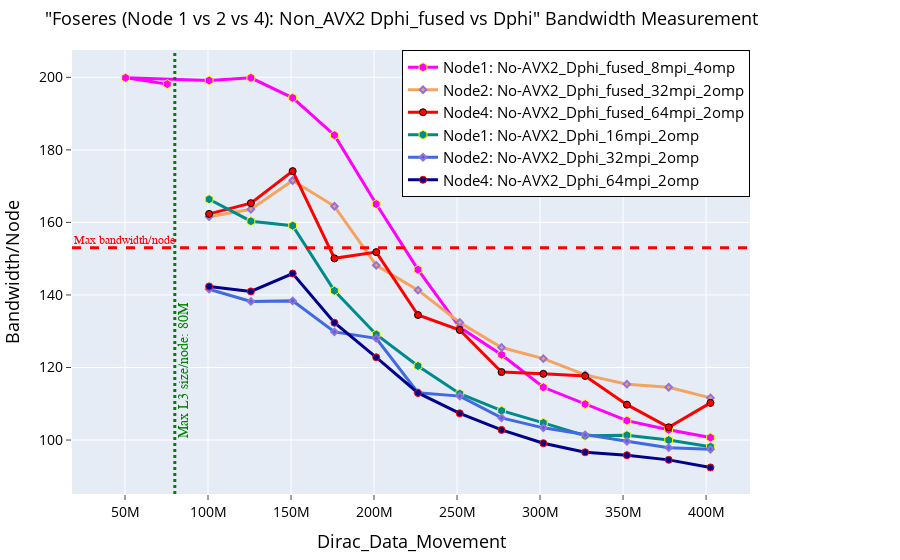

The notebook cell saved with this chart:
### Code cell
fig = go.Figure() 

# MACRO Fused Case
fig.add_trace(go.Scatter(x=(dfn1MacFusNonProb_8mpi_4omp.Dirc_Data_Mov*(dfn1MacFusNonProb_8mpi_4omp.MPI_size)), 
                         y=(dfn1MacFusNonProb_8mpi_4omp.BAND*(dfn1MacFusNonProb_8mpi_4omp.MPI_size)), 
                         mode='lines+markers', 
                         name='Node1: No-AVX2_Dphi_fused_8mpi_4omp',
                         line=dict(color='magenta',width=3),
                         marker=dict(symbol='hexagon',size=9, line=dict(color='yellow',width=1))))

fig.add_trace(go.Scatter(x=(dfn2MacFusNonProb_32mpi_2omp.Dirc_Data_Mov*(dfn2MacFusNonProb_32mpi_2omp.MPI_size/2)), 
                         y=(dfn2MacFusNonProb_32mpi_2omp.BAND*(dfn2MacFusNonProb_32mpi_2omp.MPI_size/2)), 
                         mode='lines+markers', 
                         name='Node2: No-AVX2_Dphi_fused_32mpi_2omp',
                         line=dict(color='sandybrown',width=3),
                         marker=dict(symbol='diamond',size=5,line=dict(color='MediumPurple',width=2))))

fig.add_trace(go.Scatter(x=(dfn4MacFusnonProb_64mpi_2omp.Dirc_Data_Mov*(dfn4MacFusnonProb_64mpi_2omp.MPI_size/4)), 
                         y=(dfn4MacFusnonProb_64mpi_2omp.BAND*(dfn4MacFusnonProb_64mpi_2omp.MPI_size/4)), 
                         mode='lines+markers', 
                         name='Node4: No-AVX2_Dphi_fused_64mpi_2omp',
                         line=dict(color='red',width=3),
                         marker=dict(symbol='circle',size=7, line=dict(color='black',width=1))))


# MACRO Non_fused Case
fig.add_trace(go.Scatter(x=(dfn1MacNonFusNonProb_16mpi_2omp.Dirc_Data_Mov*(dfn1MacNonFusNonProb_16mpi_2omp.MPI_size)), 
                         y=(dfn1MacNonFusNonProb_16mpi_2omp.BAND*(dfn1MacNonFusNonProb_16mpi_2omp.MPI_size)), 
                         mode='lines+markers', 
                         name='Node1: No-AVX2_Dphi_16mpi_2omp',
                         line=dict(color='darkcyan',width=3),
                         marker=dict(symbol='hexagon',size=9, line=dict(color='yellow',width=1))))

fig.add_trace(go.Scatter(x=(dfn2MacNonFusNonProb_32mpi_2omp.Dirc_Data_Mov*(dfn2MacNonFusNonProb_32mpi_2omp.MPI_size/2)), 
                         y=(dfn2MacNonFusNonProb_32mpi_2omp.BAND*(dfn2MacNonFusNonProb_32mpi_2omp.MPI_size/2)), 
                         mode='lines+markers', 
                         name='Node2: No-AVX2_Dphi_32mpi_2omp',
                         line=dict(color='royalblue',width=3),
                         marker=dict(symbol='diamond',size=5,line=dict(color='MediumPurple',width=2))))

fig.add_trace(go.Scatter(x=(dfn4MacNonFusNonProb_64mpi_2omp.Dirc_Data_Mov*(dfn4MacNonFusNonProb_64mpi_2omp.MPI_size/4)), 
                         y=(dfn4MacNonFusNonProb_64mpi_2omp.BAND*(dfn4MacNonFusNonProb_64mpi_2omp.MPI_size/4)), 
                         mode='lines+markers', 
                         name='Node4: No-AVX2_Dphi_64mpi_2omp',
                         line=dict(color='darkblue',width=3),
                         marker=dict(symbol='circle',size=7, line=dict(color='red',width=1))))


# Adding vertical and horizontal lines 
fig.add_vline(x=80e6, line_width=3, line_dash="dot", line_color="green")
fig.add_hline(y=153, line_width=3, line_dash="dash", line_color="red")

# Add annotation with arrow
# fig.add_annotation(
#     x='80e6'
#     , y=280
#     , text=f'LLC Size Per Node: 80M'
#     , yanchor='bottom'
#     , showarrow=False
#     , arrowhead=1
#     , arrowsize=1
#     , arrowwidth=2
#     , arrowcolor="#636363"
#     , ax=-20
#     , ay=-30
#     , font=dict(size=12, color="purple", family="Sans Serif")
#     , align="left"
#     ,)

fig.add_annotation(
    x=80e6,
    y=100,
    text='Max L3 size/node: 80M',
    xanchor='left',  # Anchor the text to the left side of the annotation point
    yanchor='bottom',
    showarrow=False,
    arrowhead=1,
    arrowsize=1,
    arrowwidth=2,
    arrowcolor="#636363",
    ax=-60,  # Move the text 60 units to the left
    ay=-30,
    font=dict(size=14, color="green", family="Sans Serif"),
    align="left",
    textangle=-90,  # Rotate the text 90 degrees counter-clockwise
)


fig.add_annotation(
    x='50e6'
    , y=153
    , text=f'Max bandwidth/node'
    , yanchor='bottom'
    , showarrow=False
    , arrowhead=1
    , arrowsize=1
    , arrowwidth=2
    , arrowcolor="#636363"
    , ax=-20
    , ay=-30
    , font=dict(size=12, color="red", family="Sans Serif")
    , align="left"
    ,)


# fig.update_layout(title='"Foseres (Node 1 vs 2 vs 4): Non_AVX2 Dphi_fused vs Dphi" Bandwidth Measurement',
#                   xaxis_title='Dirac_Data_Movement', yaxis_title='Bandwidth/Node', 
#                   xaxis=dict(ticks="outside"),  
#                   yaxis=dict(ticks="outside"),
#                   legend=go.layout.Legend(bordercolor="black",borderwidth=1, x=1, xanchor="right", y=1, yanchor="top"),
#                   margin=dict(l=50, r=150, t=50, b=50)
#                  ) 



fig.update_layout(
    title=dict(text='"Foseres (Node 1 vs 2 vs 4): Non_AVX2 Dphi_fused vs Dphi" Bandwidth Measurement',
               font=dict(color="black", size=18)),  # Set title text color to black
    xaxis_title=dict(text='Dirac_Data_Movement', font=dict(color="black", size=18)), 
    yaxis_title=dict(text='Bandwidth/Node', font=dict(color="black", size=18)), 
    xaxis=dict(ticks="outside", tickfont=dict(color="black", size=14)),  # Set font color for x-axis ticks
    yaxis=dict(ticks="outside", tickfont=dict(color="black", size=14)),  # Set font color for y-axis ticks
    legend=go.layout.Legend(bordercolor="black", borderwidth=1, x=1, xanchor="right", y=1, yanchor="top",
                            font=dict(color="black", size=15)),  # Set legend text color to black
    margin=dict(l=50, r=150, t=50, b=50)  # Adjust the left and right margins
)

### Figure 1 — Plotly figure (JSON) as saved in the notebook; plotly's stock layout.template omitted (floating-point values rounded to 4 significant figures)
{"data": [{"line": {"color": "magenta", "width": 3}, "marker": {"line": {"color": "yellow", "width": 1}, "size": 9, "symbol": "hexagon"}, "mode": "lines+markers", "name": "Node1: No-AVX2_Dphi_fused_8mpi_4omp", "type": "scatter", "x": [75497472, 50331648, 100663296, 125829120, 150994944, 176160768, 201326592, 226492416, 251658240, 276824064, 301989888, 327155712, 352321536, 377487360, 402653184], "y": [198.1, 199.9, 199.1, 199.9, 194.3, 184.1, 165.1, 147.0, 131.1, 123.5, 114.5, 109.9, 105.4, 102.9, 100.7]}, {"line": {"color": "sandybrown", "width": 3}, "marker": {"line": {"color": "MediumPurple", "width": 2}, "size": 5, "symbol": "diamond"}, "mode": "lines+markers", "name": "Node2: No-AVX2_Dphi_fused_32mpi_2omp", "type": "scatter", "x": [100663296, 125829120, 150994944, 176160768, 201326592, 226492416, 251658240, 276824064, 301989888, 327155712, 352321536, 377487360, 402653184], "y": [161.6, 163.6, 171.6, 164.5, 148.2, 141.3, 132.4, 125.5, 122.4, 118.0, 115.4, 114.6, 111.6]}, {"line": {"color": "red", "width": 3}, "marker": {"line": {"color": "black", "width": 1}, "size": 7, "symbol": "circle"}, "mode": "lines+markers", "name": "Node4: No-AVX2_Dphi_fused_64mpi_2omp", "type": "scatter", "x": [100663296, 125829120, 150994944, 176160768, 201326592, 226492416, 251658240, 276824064, 301989888, 327155712, 352321536, 377487360, 402653184], "y": [162.4, 165.3, 174.1, 150.1, 151.8, 134.5, 130.3, 118.7, 118.2, 117.7, 109.7, 103.5, 110.2]}, {"line": {"color": "darkcyan", "width": 3}, "marker": {"line": {"color": "yellow", "width": 1}, "size": 9, "symbol": "hexagon"}, "mode": "lines+markers", "name": "Node1: No-AVX2_Dphi_16mpi_2omp", "type": "scatter", "x": [100663296, 125829120, 150994944, 176160768, 201326592, 226492416, 251658240, 276824064, 301989888, 327155712, 352321536, 377487360, 402653184], "y": [166.4, 160.3, 159.1, 141.2, 129.1, 120.4, 112.8, 108.1, 104.7, 101.2, 101.3, 99.98, 98.16]}, {"line": {"color": "royalblue", "width": 3}, "marker": {"line": {"color": "MediumPurple", "width": 2}, "size": 5, "symbol": "diamond"}, "mode": "lines+markers", "name": "Node2: No-AVX2_Dphi_32mpi_2omp", "type": "scatter", "x": [100663296, 125829120, 150994944, 176160768, 201326592, 226492416, 251658240, 276824064, 301989888, 327155712, 352321536, 377487360, 402653184], "y": [141.6, 138.2, 138.4, 129.8, 128.0, 113.0, 112.1, 106.1, 103.4, 101.4, 99.67, 97.89, 97.45]}, {"line": {"color": "darkblue", "width": 3}, "marker": {"line": {"color": "red", "width": 1}, "size": 7, "symbol": "circle"}, "mode": "lines+markers", "name": "Node4: No-AVX2_Dphi_64mpi_2omp", "type": "scatter", "x": [100663296, 125829120, 150994944, 176160768, 201326592, 226492416, 251658240, 276824064, 301989888, 327155712, 352321536, 377487360, 402653184], "y": [142.4, 141.0, 145.9, 132.3, 122.8, 113.0, 107.4, 102.8, 99.13, 96.63, 95.82, 94.53, 92.45]}], "layout": {"annotations": [{"align": "left", "arrowcolor": "#636363", "arrowhead": 1, "arrowsize": 1, "arrowwidth": 2, "ax": -60, "ay": -30, "font": {"color": "green", "family": "Sans Serif", "size": 14}, "showarrow": false, "text": "Max L3 size/node: 80M", "textangle": -90, "x": 80000000, "xanchor": "left", "y": 100, "yanchor": "bottom"}, {"align": "left", "arrowcolor": "#636363", "arrowhead": 1, "arrowsize": 1, "arrowwidth": 2, "ax": -20, "ay": -30, "font": {"color": "red", "family": "Sans Serif", "size": 12}, "showarrow": false, "text": "Max bandwidth/node", "x": "50e6", "y": 153, "yanchor": "bottom"}], "legend": {"bordercolor": "black", "borderwidth": 1, "font": {"color": "black", "size": 15}, "x": 1, "xanchor": "right", "y": 1, "yanchor": "top"}, "margin": {"b": 50, "l": 50, "r": 150, "t": 50}, "shapes": [{"line": {"color": "green", "dash": "dot", "width": 3}, "type": "line", "x0": 80000000, "x1": 80000000, "xref": "x", "y0": 0, "y1": 1, "yref": "y domain"}, {"line": {"color": "red", "dash": "dash", "width": 3}, "type": "line", "x0": 0, "x1": 1, "xref": "x domain", "y0": 153, "y1": 153, "yref": "y"}], "title": {"font": {"color": "black", "size": 18}, "text": "\"Foseres (Node 1 vs 2 vs 4): Non_AVX2 Dphi_fused vs Dphi\" Bandwidth Measurement"}, "xaxis": {"tickfont": {"color": "black", "size": 14}, "ticks": "outside", "title": {"font": {"color": "black", "size": 18}, "text": "Dirac_Data_Movement"}}, "yaxis": {"tickfont": {"color": "black", "size": 14}, "ticks": "outside", "title": {"font": {"color": "black", "size": 18}, "text": "Bandwidth/Node"}}}}
